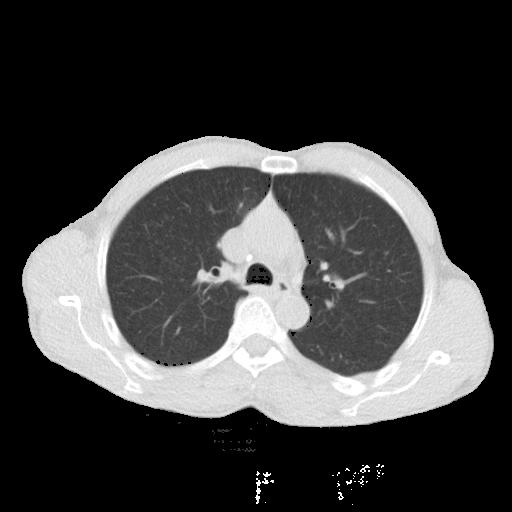
#> input picture Images/Normal cases/Normal case (114).jpg, 512 x 512 px, found by its file name; its folder holds only this picture in this run
$ jupyter execute --allow-errors 'Persistence diagram normal.ipynb'   (shell and % lines are left out)
#> lines starting #> are read from the running program, lines starting #| are printed output that depends on the picture; after the words box and inside, x2 and y2 are one past the last pixel; in counts of white or black regions, pixels touching at a corner belong together
[cell 1]
## load necessary libraries
#%ma3tplotlib widget
import numpy as np
import matplotlib.pyplot as plt
from mpl_toolkits.mplot3d import Axes3D
from matplotlib.widgets import Slider, Button, RadioButtons
import os,time,subprocess,glob
from PIL import Image
import cripser as cr
import tcripser as tcr
import persim
import skimage
from skimage import io
from skimage.transform import rotate
from skimage.data import cells3d
from skimage.filters import threshold_otsu
from scipy.ndimage import distance_transform_edt,convolve
import os, re
from tkinter import filedialog
import tkinter as tk

[cell 2]
import re
numbers = re.compile(r'(\d+)')
def numericalSort(value):
#> further down, img2d is the input picture: shape (512, 512, 3); min 0, max 255, mean 63.3
    parts = numbers.split(value)
    parts[1::2] = map(int, parts[1::2])
    return parts
def dt(img,radius=15,signed=False):
#    bw_img = (img >= rank.otsu(img, disk(radius)))
#> called with radius = 15, signed = False
    bw_img = (img >= threshold_otsu(img))
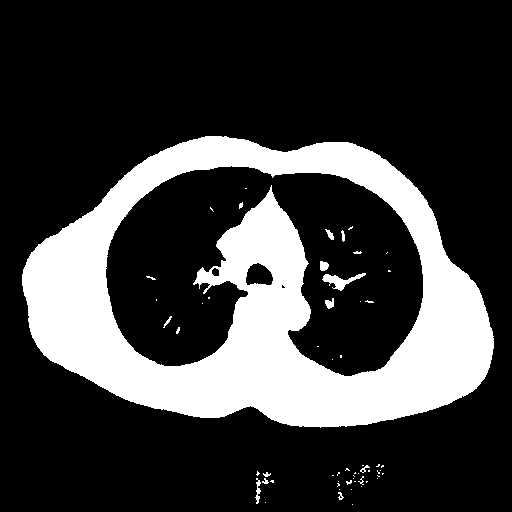
#> bw_img: shape (512, 512, 3) bool; 23.8% white; 58 white regions (45 under 20 px), largest, box (x1, y1, x2, y2) and area: (22, 136, 494, 428) 61404, (322, 273, 366, 291) 297, (255, 478, 261, 504) 76
    dt_img = distance_transform_edt(bw_img)
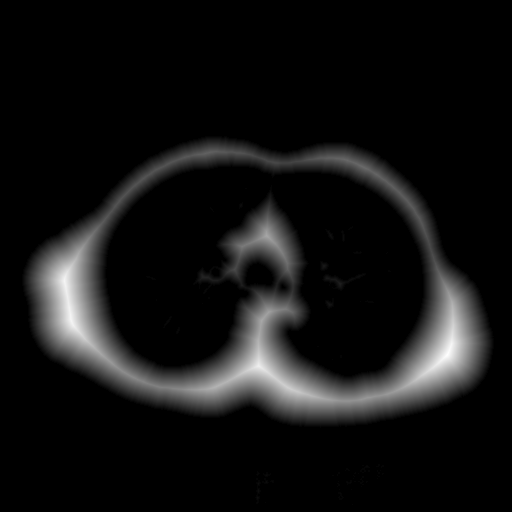
#> dt_img: shape (512, 512, 3) float64; min 0, max 43.83, mean 3.3; drawn with min black and max white
#| (512, 512, 3) uint8 0--255
    if signed:
        dt_img -= distance_transform_edt(~bw_img)
    return(dt_img)

def explore_slices(data, cmap="gray"):
    #from ipywidgets import interact
    N = data.shape[-1]
    #@interact(plane=(0, N - 1))
    def display_slice(plane=N//2):
        fig, ax = plt.subplots(figsize=(20, 5))
        plt.imshow(data[:,:,plane],cmap=cmap)
        plt.show()
    return display_slice

#> (the rest of this cell did not finish here and is left out)

$ run again, on Images/Normal cases/Normal case (203).jpg
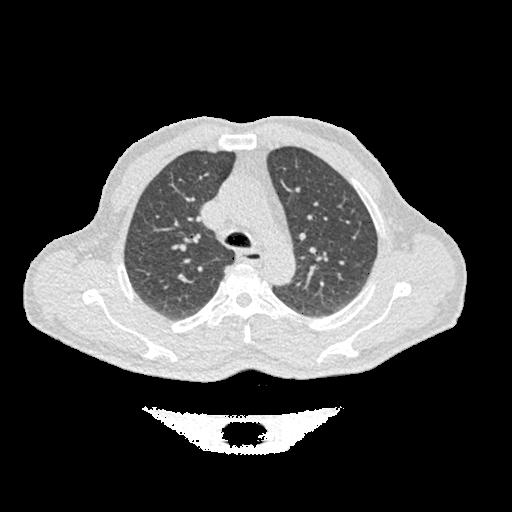
#> input picture Images/Normal cases/Normal case (203).jpg, 512 x 512 px, found by its file name
#> img2d is the input picture: shape (512, 512, 3); min 0, max 255, mean 64.9
#> in dt, `bw_img = (img >= threshold_otsu(img))`:
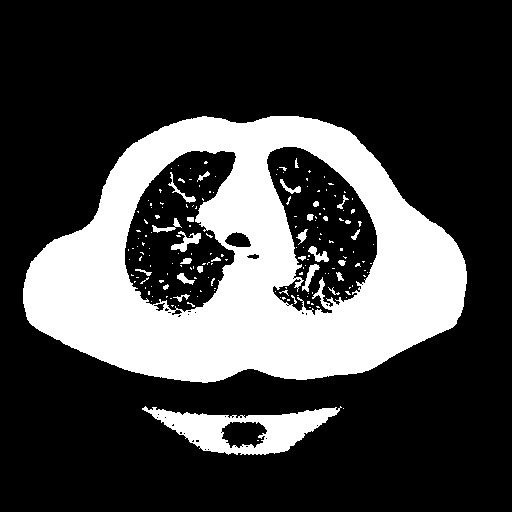
#> bw_img: shape (512, 512, 3) bool; 26.8% white; 175 white regions (147 under 20 px), largest, box (x1, y1, x2, y2) and area: (23, 116, 467, 383) 63322, (142, 406, 342, 455) 4457, (171, 231, 201, 252) 255
#> in dt, `dt_img = distance_transform_edt(bw_img)`:
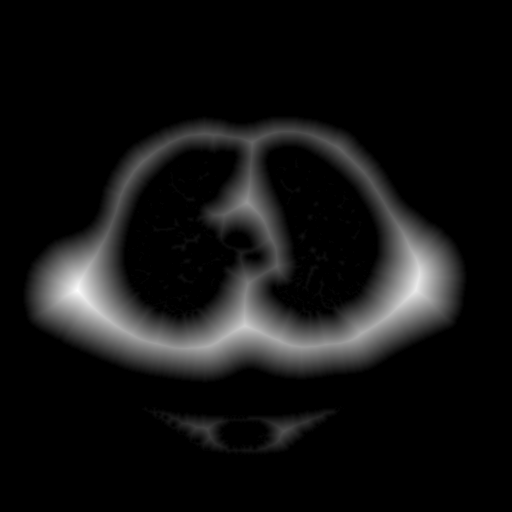
#> dt_img: shape (512, 512, 3) float64; min 0, max 53.14, mean 3.9; drawn with min black and max white
#| (512, 512, 3) uint8 0--255

$ run again, on Images/Normal cases/Normal case (223).jpg
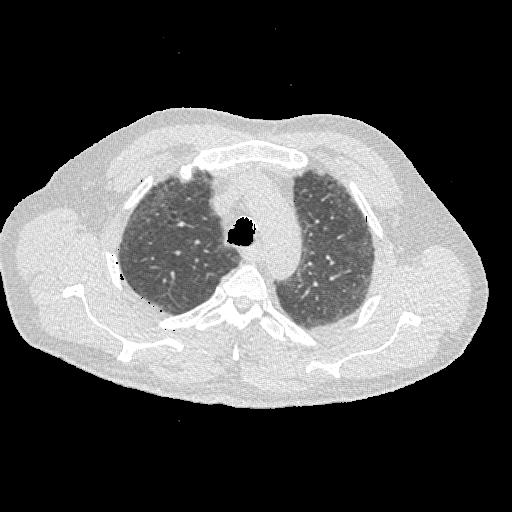
#> input picture Images/Normal cases/Normal case (223).jpg, 512 x 512 px, found by its file name
#> img2d is the input picture: shape (512, 512, 3); min 0, max 255, mean 85.2
#> in dt, `bw_img = (img >= threshold_otsu(img))`:
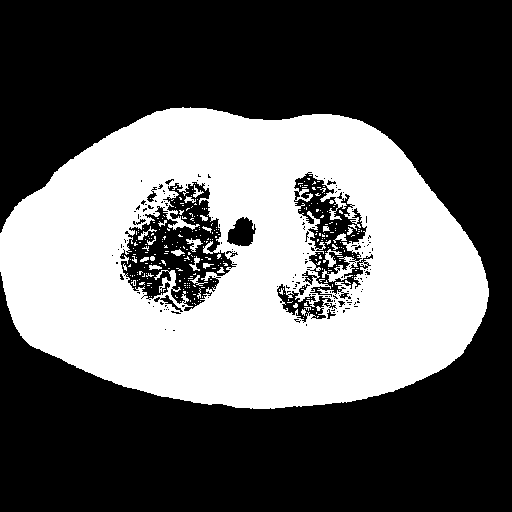
#> bw_img: shape (512, 512, 3) bool; 39.1% white; 297 white regions (274 under 20 px), largest, box (x1, y1, x2, y2) and area: (0, 107, 489, 409) 100569, (323, 249, 342, 267) 128, (186, 238, 203, 252) 101
#> in dt, `dt_img = distance_transform_edt(bw_img)`:
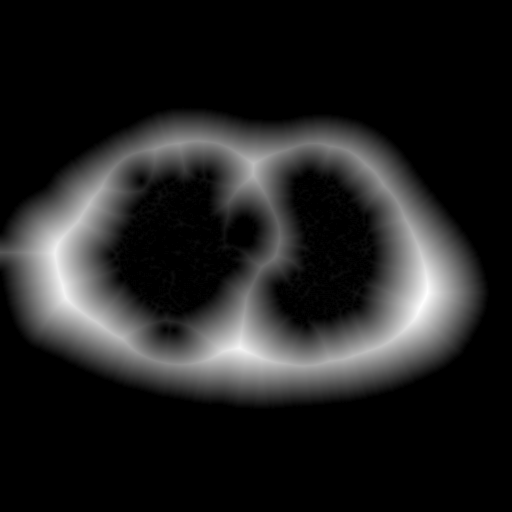
#> dt_img: shape (512, 512, 3) float64; min 0, max 60.64, mean 7.9; drawn with min black and max white
#| (512, 512, 3) uint8 0--255
